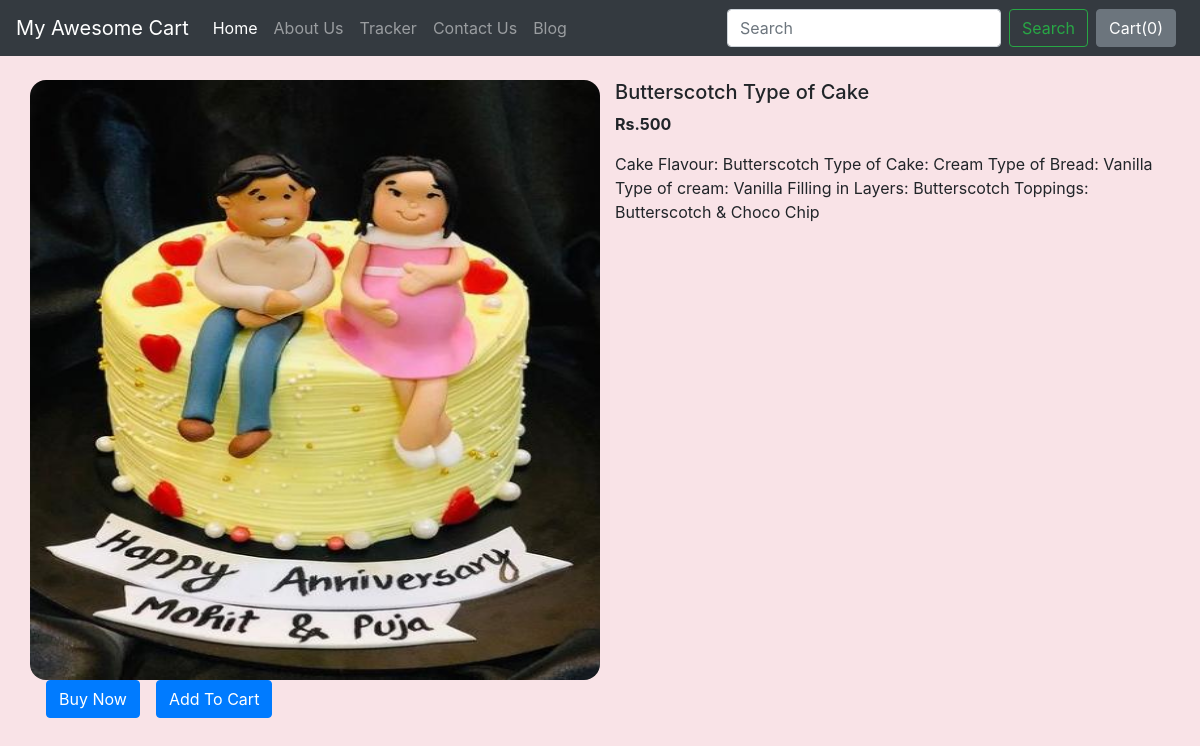
Before: /shop/products/14 with the older database file.
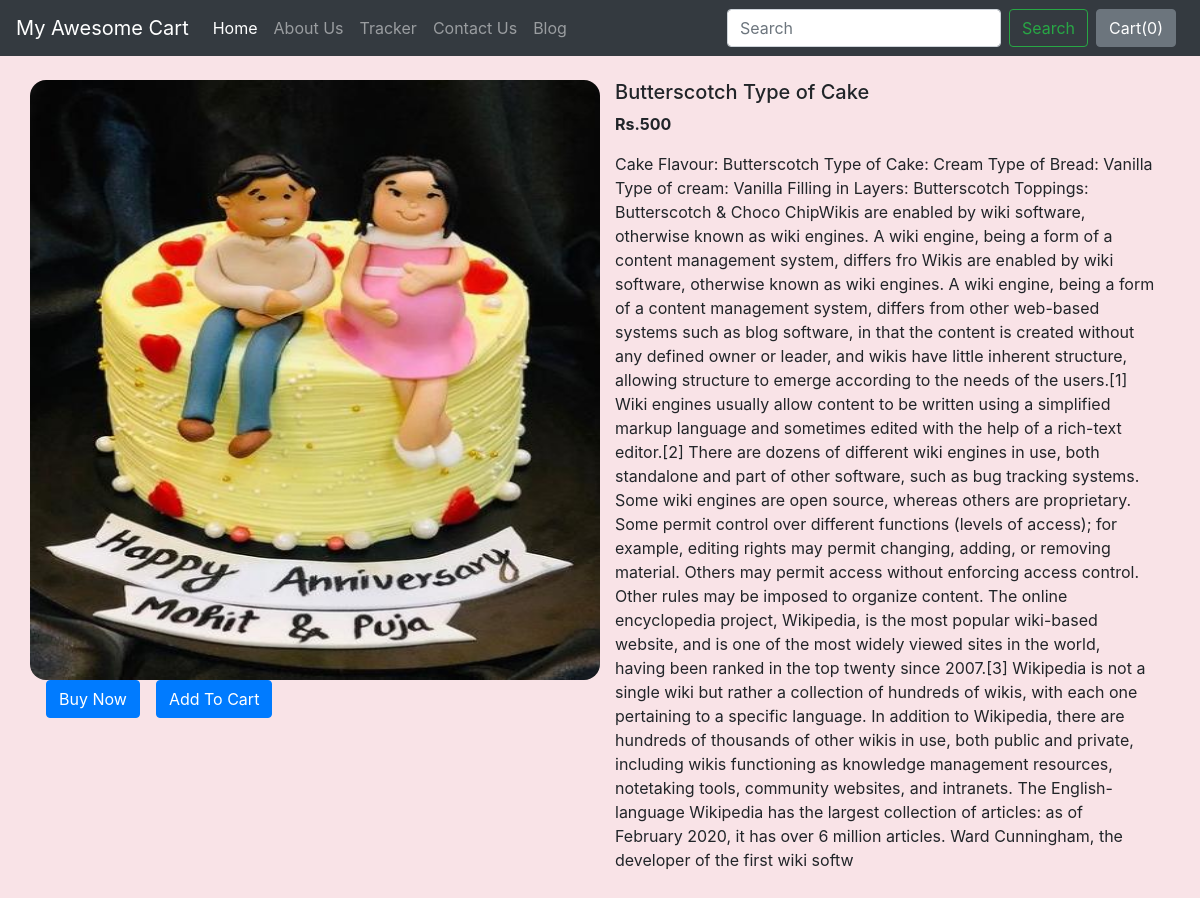
After: the same page with the newer database file.
### shop/models.py (models this page shows, shortened)
class Product(models.Model):
    product_id = models.AutoField
    product_name = models.CharField(max_length=50)
    category = models.CharField(max_length=50, default="")
    subcategory = models.CharField(max_length=50, default="")
    price = models.IntegerField(default=0)
    desc=RichTextField(blank=True, null=True)
    pub_date = models.DateField()
    image = models.ImageField(upload_to='shop/images', default="")
    objects = models.Manager()

### shop/views.py (the view)
# urls.py: path("products/<int:myid>", views.productView, name="ProductView"),
def productView(request, myid):
    product = Product.objects.filter(id=myid)
    return render(request, 'shop/prodView.html', {'product': product[0]})

### shop/templates/shop/prodView.html (shortened to what this page needs)
{% extends 'shop/basic.html' %} {% block title%} {{product.product_name}} - My Awesome Cart{% endblock %} {% block body %}
<div class="container my-4">
    <div class="row">
        <div class="col-md-6">
            <div class="row">
                <img src="/media/{{product.image}}" width="600px" height="600px">
            </div>
            <div class="row">
                <button class="btn btn-primary mx-3">Buy Now</button>
                <button class="btn btn-primary">Add To Cart</button>
            </div>
        </div>
        <div class="col-md-6">
            <h5>{{product.product_name}}</h5>
            <p><b>Rs.{{product.price}} </b></p>
            <p>{{product.desc|safe}}</p>
        </div>
    </div>
</div>
{% endblock %}

Changed rows visible on the page:
changed Product "Butterscotch Type of Cake": desc "Cake Flavour: Butterscotch Type of Cake: Cream Type of Bread: Vanilla Type of cream: Vanilla Filling in Layers: Butterscotch Toppings: Butterscotch & Choco Chip" → "…Toppings: Butterscotch & Choco ChipWikis are enabled by wiki software, otherwise known as wiki engines. A wiki engine, being a form of a content management system, differs fro Wikis are enabled by wiki software, otherwise known as wiki engines. A wiki engine, being a form of a content management system, differs from other web-based systems such as blog software, in that the content is created without any defined owner or leader, and wikis have little inherent structure, allowing structure to emerge according to the needs of the users.[1] Wiki engines usually allow content to be written using a simplified markup language and sometimes edited with the help of a rich-text editor.[2] There are…"
